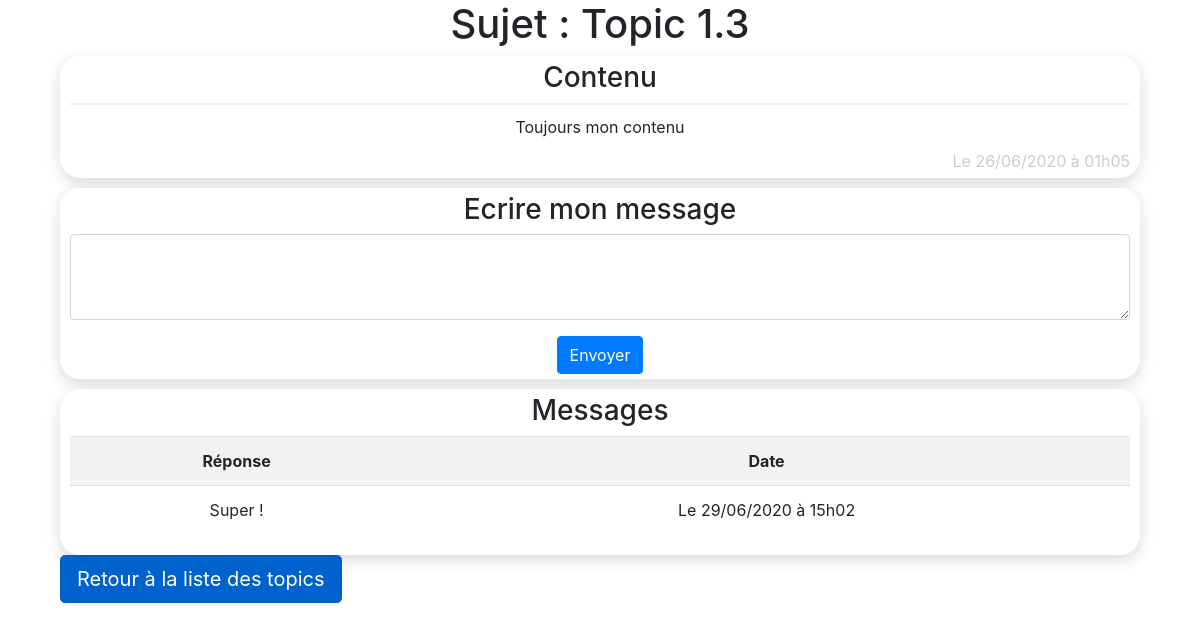
The app's page /contenu.php?categorie=1&topic=3 with its own data.
### tables this page shows
CREATE TABLE `topic` (
  `id` int(11) NOT NULL,
  `id_forum` int(11) NOT NULL,
  `titre` varchar(50) NOT NULL,
  `contenu` text NOT NULL,
  `date_creation` datetime NOT NULL
);

CREATE TABLE `topic_commentaire` (
  `id` int(11) NOT NULL,
  `id_topic` int(11) NOT NULL,
  `texte` text NOT NULL,
  `date_creation` datetime NOT NULL
);

### contenu.php (the view, shortened to what this page needs)
<?php
  include("bdd/connexionBDD.php");
  if(isset($_GET['categorie'])) $getid_forum = intval(trim(htmlentities($_GET['categorie'])));
  if(isset($_GET['topic'])) $getid_topic = intval(trim(htmlentities($_GET['topic'])));
  $req = $db->prepare("SELECT *, DATE_FORMAT(date_creation, 'Le %d/%m/%Y à %H\h%i') as date_c FROM topic WHERE id = ? AND id_forum = ? ORDER BY date_creation DESC");
  $req->execute(array($getid_topic, $getid_forum));
  $res = $req->fetch();
  $req_mess = $db->prepare("SELECT *, DATE_FORMAT(date_creation, 'Le %d/%m/%Y à %H\h%i') as date_c FROM topic_commentaire WHERE id_topic = ? ORDER BY date_creation DESC");
  $req_mess->execute(array($getid_topic));
  $res_mess = $req_mess->fetchAll();
?>
<!DOCTYPE html>
<html lang="fr">
  <head>
    <link rel="stylesheet" href="https://stackpath.bootstrapcdn.com/bootstrap/4.3.1/css/bootstrap.min.css">
    <link rel="stylesheet" href="css/index.css">
  </head>
  <body>
    <div class="container">
    <div class="col-sm-12 col-md-12 col-lg-12">
    <h1 style="text-align: center">Sujet : <td><?= $res['titre'] ?></td></h1>
      <div style="background: white; box-shadow: 0 5px 15px rgba(0, 0, 0, .15); padding: 5px 10px; border-radius: 20px;">
        <h3>Contenu</h3>
          <div style="border-top: 2px solid #eee; padding: 10px 0;"><?= $res['contenu'] ?></div>
          <div style="color: #CCC; text-align: right">
          <?= $res['date_c'] ?>
          </div>
      </div>
      <div style="background: white; box-shadow: 0 5px 15px rgba(0, 0, 0, .15); padding: 5px 10px; border-radius: 20px; margin-top: 10px;">
        <h3>Ecrire mon message</h3>
        <form method="post">
        <div class="form-group">
        <textarea class="form-control" name="message" rows="3"></textarea>
        </div>
        <button class="btn btn-primary" type="submit" name="add_msg">Envoyer</button>
        </form>
      </div>
      <div style="background: white; box-shadow: 0 5px 15px rgba(0, 0, 0, .15); padding: 5px 10px; border-radius: 20px; margin-top: 10px;">
        <h3>Messages</h3>
      <div class="table-responsive">
      <table class="table table-striped">
          <tr>
            <th>Réponse</th>
            <th>Date</th>
          </tr>
          <?php
            foreach($res_mess as $rc){
          ?>
            <tr>
              <td><?= $rc['texte'] ?></td>
              <td><?= $rc['date_c'] ?></td>
            </tr>
          <?php
          }
          ?>
        </table>
        </div>
      </div>
            <a href="topic.php?id=<?=$getid_forum?>" class="btn btn-primary btn-lg active" role="button" aria-pressed="true" style="float: left; margin-bottom:10px;">Retour à la liste des topics</a>
</div>
 </body>
</html>

### css/index.css (style rules this page uses)
.container { text-align: center; }

### records on screen
topic: titre "Topic 1.3", contenu "Toujours mon contenu"
topic_commentaire: texte "Super !", date_c "Le 29/06/2020 à 15h02"

### other values on screen
$res['date_c'] "Le 26/06/2020 à 01h05"
